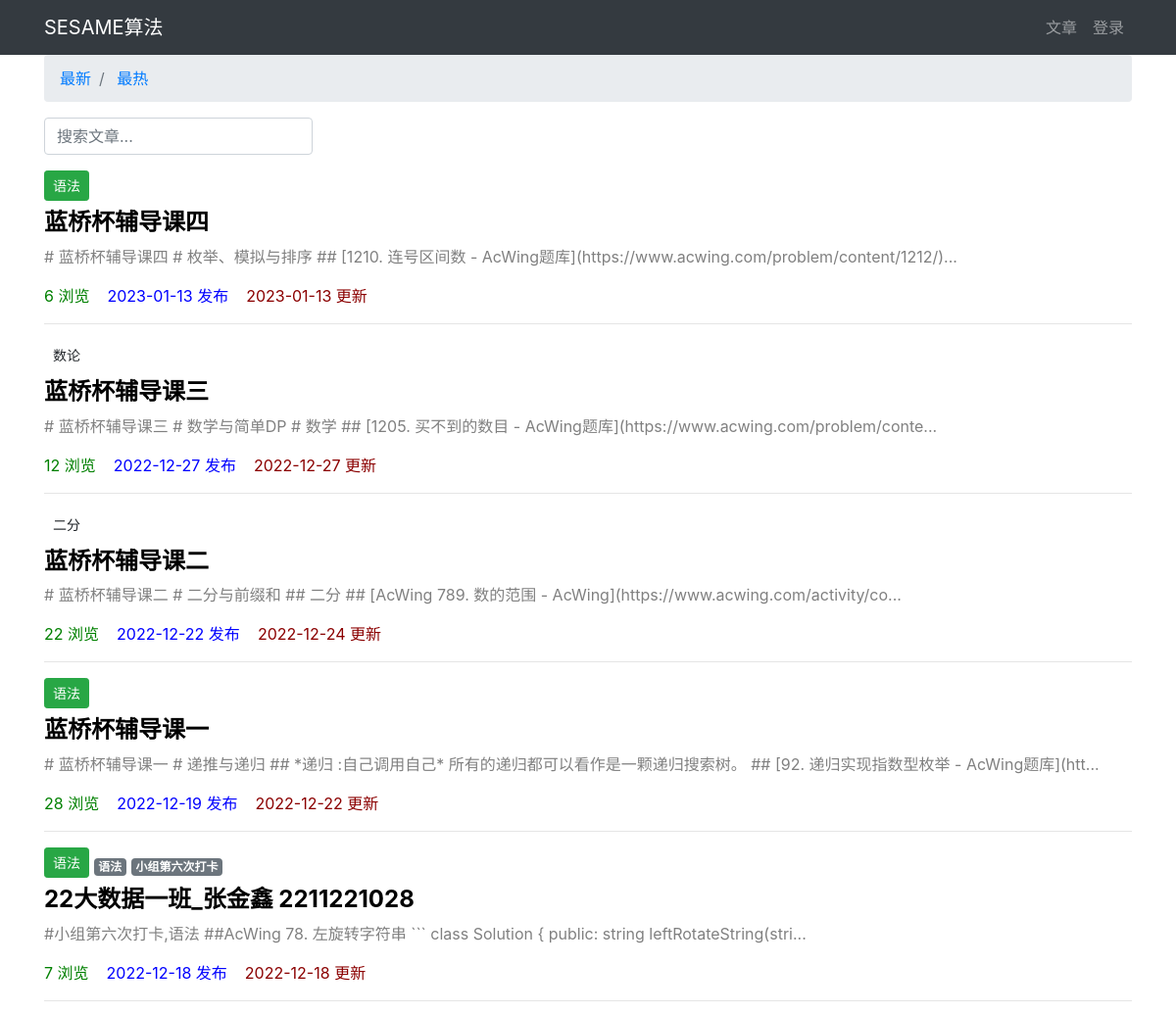
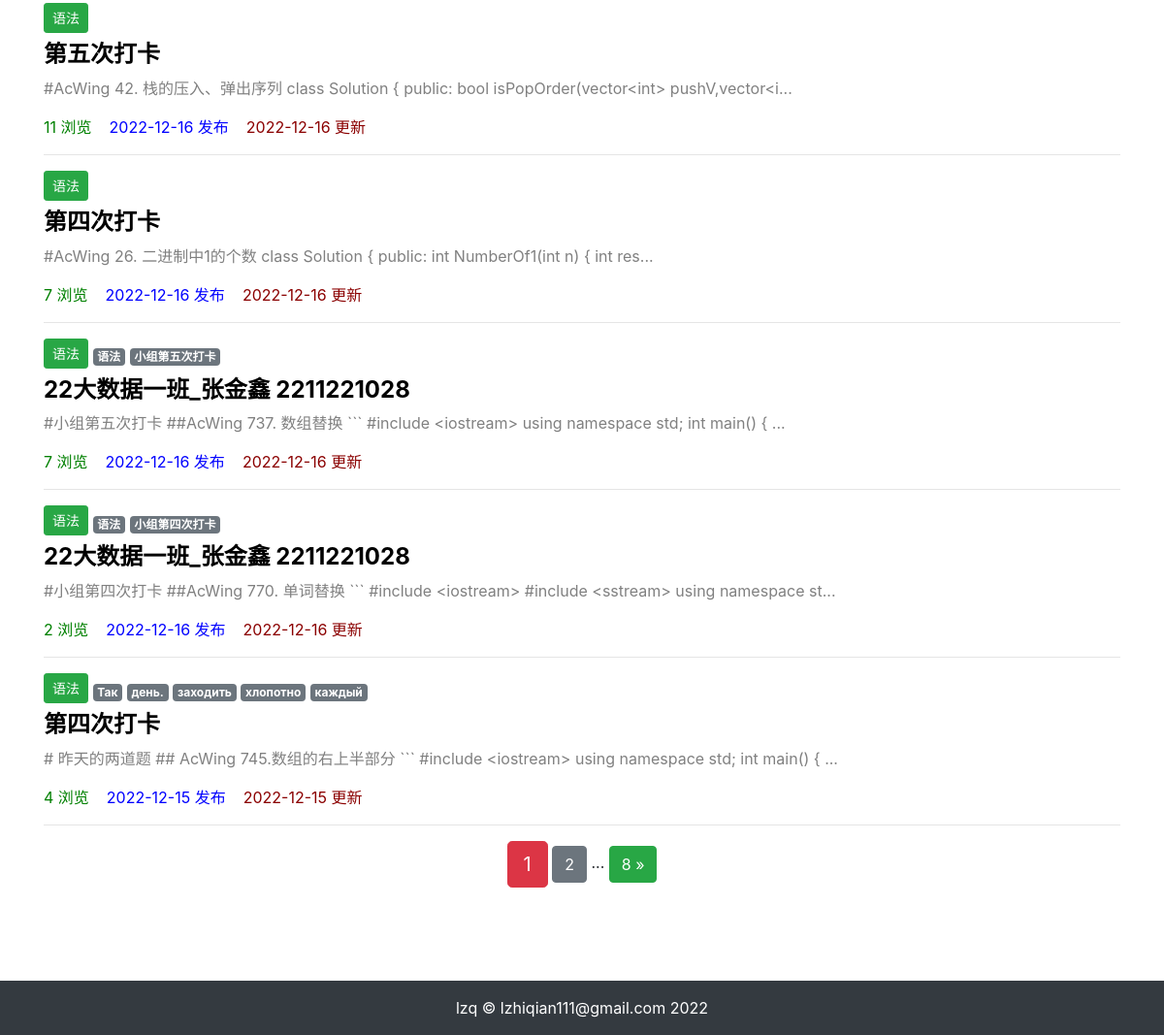
Page /article/article-list/ on the committed database (2 pictures, top to bottom).
### article/models.py (models this page shows, shortened)
class ArticlePost(models.Model):
    author = models.ForeignKey(User, on_delete=models.CASCADE)
    title = models.CharField(max_length=100)
    body = models.TextField()
    created = models.DateTimeField(default=timezone.now)
    updated = models.DateTimeField(auto_now=True)
    total_views = models.PositiveIntegerField(default=0)
    column = models.ForeignKey(
        ArticleColumn,
        null=True,
        blank=True,
        on_delete=models.CASCADE,
        related_name='article'
    )
    tags = TaggableManager(blank=True)
    class Meta:
        ordering = ('-created',)

class ArticleColumn(models.Model):
    title = models.CharField(max_length=100, blank=True)
    created = models.DateTimeField(default=timezone.now)
    def __str__(self):
        return self.title

### article/views.py (the view)
# urls.py: path('article-list/', views.article_list, name='article_list'),
def article_list(request):
    search = request.GET.get('search')
    order = request.GET.get('order')
    column = request.GET.get('column')
    tag = request.GET.get('tag')
    article_list = ArticlePost.objects.all()
    if search:
        article_list = article_list.filter(
            Q(title__icontains=search) |
            Q(body__icontains=search)
        )
    else:
        search = ''
    if column is not None and column.isdigit():
        article_list = article_list.filter(column=column)
    if tag and tag != 'None':
        article_list = article_list.filter(tags__name__in=[tag])
    if order == 'total_views':
        article_list = article_list.order_by('-total_views')
    paginator = Paginator(article_list, 10)
    page = request.GET.get('page')
    articles = paginator.get_page(page)
    context = {
        'articles': articles,
        'order': order,
        'search': search,
        'column': column,
        'tag': tag,
    }
    return render(request, 'article/list.html', context)

### article/templates/article/list.html (shortened to what this page needs)
{% extends "article/base.html" %}
{% load static %}
{% block content %}
<div class="container">
    <nav aria-label="breadcrumb">
        <ol class="breadcrumb">
            <li class="breadcrumb-item">
                <a href="{% url 'article:article_list' %}?search={{ search }}">
                    最新
                </a>
            </li>
            <li class="breadcrumb-item">
                <a href="{% url 'article:article_list' %}?order=total_views&search={{ search }}">
                    最热
                </a>
            </li>
        </ol>
    </nav>
    <div class="row">
        <div class="col-auto mr-auto">
            <form class="form-inline" >
                <input type="text"
                    class="form-control mb-2 mr-sm-2"
                    name="search"
                    placeholder="搜索文章..."
                    required
                >
            </form>
        </div>
    </div>
    <div class="row mt-2">
    {% for article in articles %}
        <div class="col-12">
            {% if article.column %}
                <button type="button"
                    class="btn btn-sm mb-2
                        {% if article.column.title == '语法' %}
                            btn-success
                        {% elif article.column.title == '算法' %}
                            btn-danger
                        {% elif article.column.title == 'python' %}
                            btn-warning
                        {% endif %}
                    "
                >
                    {{ article.column }}
                </button>
            <span>
                {% for tag in article.tags.all %}
                    <a href="{% url 'article:article_list' %}?tag={{ tag }}"
                       class="badge badge-secondary"
                    >
                        {{ tag }}
                    </a>
                {% endfor %}
            </span>
            {% endif %}
            <h4>
                <b>
                    <a href="{% url 'article:article_detail' article.id %}"
                       style="color: black;"
                    >
                        {{ article.title }}
                    </a>
                </b>
            </h4>
            <div>
                <p style="color: gray;">
                    {{ article.body|slice:'100' }}...
                </p>
            </div>
            <p>
                <span style="color: green;">
                    {{ article.total_views }} 浏览&nbsp;&nbsp;&nbsp;
                </span>
                <span style="color: blue;">
                    {{ article.created|date:'Y-m-d' }} 发布&nbsp;&nbsp;&nbsp;
                </span>
                <span style="color: darkred;">
                    {{ article.updated|date:'Y-m-d' }} 更新
                </span>
            </p>
            <hr>
        </div>
    {% endfor %}
</div>
</div>
<div class="pagination row">
    <div class="m-auto">
        <span class="step-links">
            <span class="current btn btn-danger btn-lg">
                {{ articles.number }}
            </span>
            {% if articles.has_next %}
                <a href="?page={{ articles.next_page_number }}&order={{ order }}&search={{ search }}"
                   class="btn btn-secondary"
                >
                    {{ articles.next_page_number }}
                </a>
                <span>...</span>
                <a href="?page={{ articles.paginator.num_pages }}&order={{ order }}&search={{ search }}"
                   class="btn btn-success"
                >
                    {{ articles.paginator.num_pages }} &raquo;
                </a>
            {% endif %}
        </span>
    </div>
</div>
{% endblock content %}

### rows in the picture
ArticlePost: column "语法", title "蓝桥杯辅导课四", body "# 蓝桥杯辅导课四 # 枚举、模拟与排序 ## [1210. 连号区间数 - AcWing题库](https://www.acwing.com/problem/content/1212/)", total_views "6", created "2023-01-13", updated "2023-01-13"
ArticlePost: column "数论", title "蓝桥杯辅导课三", body "# 蓝桥杯辅导课三 # 数学与简单DP # 数学 ## [1205. 买不到的数目 - AcWing题库](https://www.acwing.com/problem/conte", total_views "12", created "2022-12-27", updated "2022-12-27"
ArticlePost: column "二分", title "蓝桥杯辅导课二", body "# 蓝桥杯辅导课二 # 二分与前缀和 ## 二分 ## [AcWing 789. 数的范围 - AcWing](https://www.acwing.com/activity/co", total_views "22", created "2022-12-22", updated "2022-12-24"
ArticlePost: column "语法", title "蓝桥杯辅导课一", body "# 蓝桥杯辅导课一 # 递推与递归 ## *递归 :自己调用自己* 所有的递归都可以看作是一颗递归搜索树。 ## [92. 递归实现指数型枚举 - AcWing题库](htt", total_views "28", created "2022-12-19", updated "2022-12-22"
ArticlePost: column "语法", title "22大数据一班_张金鑫 2211221028", body "#小组第六次打卡,语法 ##AcWing 78. 左旋转字符串 ``` class Solution { public: string leftRotateString(stri", total_views "7", created "2022-12-18", updated "2022-12-18"
Tag: name "语法"
Tag: name "小组第六次打卡"
ArticlePost: column "语法", title "第五次打卡", body "#AcWing 42. 栈的压入、弹出序列 class Solution { public: bool isPopOrder(vector<int> pushV,vector<i", total_views "11", created "2022-12-16", updated "2022-12-16"
ArticlePost: column "语法", title "第四次打卡", body "#AcWing 26. 二进制中1的个数 class Solution { public: int NumberOf1(int n) { int res", total_views "7", created "2022-12-16", updated "2022-12-16"
ArticlePost: column "语法", title "22大数据一班_张金鑫 2211221028", body "#小组第五次打卡 ##AcWing 737. 数组替换 ``` #include <iostream> using namespace std; int main() {", total_views "7", created "2022-12-16", updated "2022-12-16"
Tag: name "小组第五次打卡"
ArticlePost: column "语法", title "22大数据一班_张金鑫 2211221028", body "#小组第四次打卡 ##AcWing 770. 单词替换 ``` #include <iostream> #include <sstream> using namespace st", total_views "2", created "2022-12-16", updated "2022-12-16"
Tag: name "小组第四次打卡"
ArticlePost: column "语法", title "第四次打卡", body "# 昨天的两道题 ## AcWing 745.数组的右上半部分 ``` #include <iostream> using namespace std; int main() {", total_views "4", created "2022-12-15", updated "2022-12-15"
Tag: name "Так"
Tag: name "день."
Tag: name "заходить"
Tag: name "хлопотно"
Tag: name "каждый"

### other values in the picture
{{ articles.number }} "1"
{{ articles.next_page_number }} "2"
{{ articles.paginator.num_pages }} "8"
